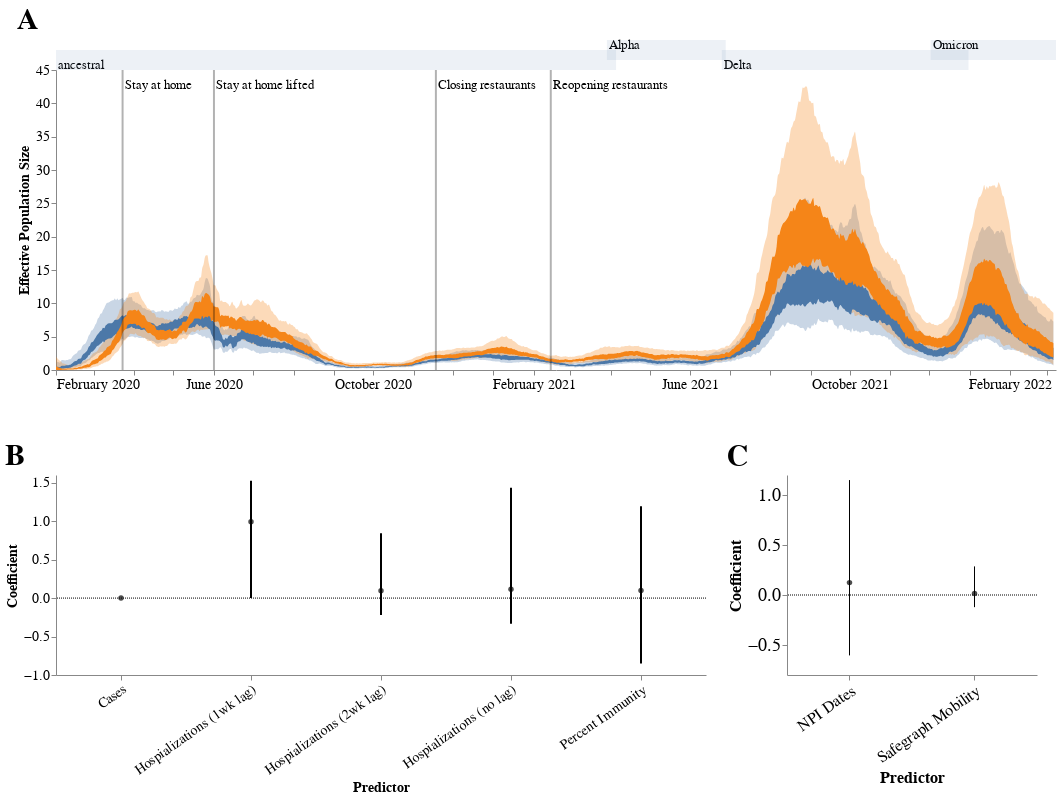

This figure's notebook cell:
### Code cell
# Add labels to each chart
ne = ne.properties(title='A')


# Concatenate labeled charts B and C horizontally
predictors  = alt.hconcat(predict_coeff_ne , predict_coeff_mig).resolve_scale(color = "independent")

# Concatenate labeled charts AB and CD vertically
chart_abcd_labeled = alt.vconcat(ne, predictors, spacing=50)#.resolve_scale(x='shared', color ='shared')

chart_abcd_labeled.configure_view(
    strokeWidth=0
).configure_title(
    anchor='start', fontSize= 30
).configure_axis(
    labelFontSize=14,
    titleFontSize=14
).configure_legend(
    labelFontSize = 14)

### Figure 1 — Vega-Lite specification as saved in the notebook (floating-point values rounded to 4 significant figures; data arrays with more than 128 entries replaced by an {"elided": "..."} marker saying what was removed)
{"config": {"view": {"continuousWidth": 400, "continuousHeight": 300, "strokeWidth": 0}, "axis": {"labelFontSize": 14, "titleFontSize": 14}, "legend": {"labelFontSize": 14}, "title": {"anchor": "start", "fontSize": 30}}, "vconcat": [{"layer": [{"mark": {"type": "area", "interpolate": "monotone", "opacity": 0.3}, "encoding": {"color": {"field": "deme", "legend": null, "type": "nominal"}, "x": {"axis": {"grid": false, "title": "Date"}, "field": "date", "type": "temporal"}, "y": {"field": "lower_hpd_log_95", "type": "quantitative"}, "y2": {"field": "upper_hpd_log_95"}}, "height": 300, "transform": [{"filter": "(datum.upper_hpd_log_95 < 95)"}], "width": 1000}, {"mark": {"type": "area", "interpolate": "monotone"}, "encoding": {"color": {"field": "deme", "type": "nominal"}, "x": {"axis": {"format": "%B %Y", "grid": false, "tickCount": "month", "title": "Date"}, "field": "date", "type": "temporal"}, "y": {"axis": {"grid": false, "title": "Effective Population Size"}, "field": "lower_hpd_log_50", "type": "quantitative"}, "y2": {"field": "upper_hpd_log_50"}}, "height": 300, "transform": [{"filter": "(datum.upper_hpd_log_50 < 95)"}], "width": 1000}, {"data": {"name": "data-6a790f61f5a133bed9fa0784e3bfcda8"}, "mark": {"type": "text", "align": "left", "baseline": "middle", "dx": 2, "dy": -135, "size": 13}, "encoding": {"color": {"value": "#000000"}, "text": {"field": "event", "type": "nominal"}, "x": {"axis": {"title": null}, "field": "date", "type": "temporal"}}, "height": 300, "width": 800}, {"data": {"name": "data-6a790f61f5a133bed9fa0784e3bfcda8"}, "mark": {"type": "rule", "color": "black", "opacity": 0.3, "strokeWidth": 2}, "encoding": {"x": {"axis": {"title": null}, "field": "date", "type": "temporal"}}, "height": 300, "width": 800}, {"layer": [{"data": {"name": "data-d49205095a5ca707c3023da49fae5771"}, "mark": {"type": "text", "align": "left", "baseline": "middle", "dx": 2, "dy": -155, "size": 13}, "encoding": {"color": {"value": "#000000"}, "text": {"field": "variant", "type": "nominal"}, "x": {"axis": {"title": null}, "field": "start", "type": "temporal"}}, "height": 300, "transform": [{"filter": "((datum.variant !== 'Alpha') && (datum.variant !== 'Omicron'))"}], "width": 800}, {"data": {"name": "data-d49205095a5ca707c3023da49fae5771"}, "mark": {"type": "text", "align": "left", "baseline": "middle", "dx": 2, "dy": -175, "size": 13}, "encoding": {"color": {"value": "#000000"}, "text": {"field": "variant", "type": "nominal"}, "x": {"axis": {"title": null}, "field": "start", "type": "temporal"}}, "transform": [{"filter": "((datum.variant !== 'ancestral') && (datum.variant !== 'Delta'))"}]}, {"data": {"name": "data-d49205095a5ca707c3023da49fae5771"}, "mark": {"type": "rect", "opacity": 0.1}, "encoding": {"x": {"field": "start", "type": "temporal"}, "x2": {"field": "stop"}, "y": {"value": 0}, "y2": {"value": -20}}, "transform": [{"filter": "((datum.variant !== 'Alpha') && (datum.variant !== 'Omicron'))"}]}, {"data": {"name": "data-d49205095a5ca707c3023da49fae5771"}, "mark": {"type": "rect", "opacity": 0.1}, "encoding": {"x": {"field": "start", "type": "temporal"}, "x2": {"field": "stop"}, "y": {"value": -10}, "y2": {"value": -30}}, "transform": [{"filter": "((datum.variant !== 'ancestral') && (datum.variant !== 'Delta'))"}]}]}], "data": {"name": "data-515df73d30ec9e08c18829e92d1a9abf"}, "title": "A"}, {"hconcat": [{"layer": [{"mark": {"type": "point", "color": "black", "filled": true, "width": 5}, "encoding": {"x": {"axis": {"labelAngle": -35, "labelLimit": 0}, "field": "deme", "title": "Predictor", "type": "nominal"}, "y": {"axis": {"grid": false, "title": "Coefficient"}, "field": "mean_Ne_log", "type": "quantitative"}}, "height": 200, "transform": [{"filter": "(datum.predictor !== 'Clock')"}], "width": 650}, {"mark": {"type": "rule", "strokeWidth": 2}, "encoding": {"x": {"field": "deme", "type": "nominal"}, "y": {"field": "lower_hpd_log_95", "type": "quantitative"}, "y2": {"field": "upper_hpd_log_95"}}, "height": 300, "transform": [{"filter": "(datum.predictor !== 'Clock')"}], "width": 850}, {"data": {"name": "data-6f5cbcae4d1d760039d98b58f1e752eb"}, "mark": {"type": "rule", "strokeDash": [1, 1]}, "encoding": {"y": {"field": "y", "type": "quantitative"}}, "height": 300, "width": 850}], "data": {"name": "data-15752e87803685ceae5c1f642858049d"}, "title": "B"}, {"layer": [{"mark": {"type": "point", "color": "black", "filled": true}, "encoding": {"x": {"axis": {"labelAngle": -35, "labelFontSize": 16, "titleFontSize": 16}, "field": "deme", "title": "Predictor", "type": "nominal"}, "y": {"axis": {"grid": false, "labelFontSize": 18, "title": "Coefficient", "titleFontSize": 16}, "field": "mean_Ne_log", "type": "quantitative"}}, "height": 200, "transform": [{"filter": "(datum.predictor !== 'Clock')"}], "width": 250}, {"mark": "rule", "encoding": {"x": {"field": "deme", "type": "nominal"}, "y": {"field": "lower_hpd_log_95", "type": "quantitative"}, "y2": {"field": "upper_hpd_log_95"}}, "height": 150, "transform": [{"filter": "(datum.predictor !== 'Clock')"}], "width": 300}, {"data": {"name": "data-6f5cbcae4d1d760039d98b58f1e752eb"}, "mark": {"type": "rule", "strokeDash": [1, 1]}, "encoding": {"y": {"field": "y", "type": "quantitative"}}, "height": 150, "width": 300}], "data": {"name": "data-438905f287a5f4d4f3f4c5017e96f22e"}, "title": "C"}], "resolve": {"scale": {"color": "independent"}}}], "spacing": 50, "$schema": "https://vega.github.io/schema/vega-lite/v4.17.0.json", "datasets": {"data-515df73d30ec9e08c18829e92d1a9abf": {"elided": "1530 records"}, "data-6a790f61f5a133bed9fa0784e3bfcda8": [{"date": "2020-03-23T00:00:00", "event": "Stay at home"}, {"date": "2020-06-01T00:00:00", "event": "Stay at home lifted"}, {"date": "2020-11-18T00:00:00", "event": "Closing restaurants"}, {"date": "2021-02-14T00:00:00", "event": "Reopening restaurants"}], "data-d49205095a5ca707c3023da49fae5771": [{"index": 0, "variant": "ancestral", "start": "2020-02-01", "stop": "2021-04-05"}, {"index": 1, "variant": "Alpha", "start": "2021-03-29", "stop": "2021-06-28"}, {"index": 2, "variant": "Delta", "start": "2021-06-25", "stop": "2021-12-31"}, {"index": 3, "variant": "Omicron", "start": "2021-12-02", "stop": "2022-03-8"}], "data-15752e87803685ceae5c1f642858049d": [{"Unnamed: 0": 0, "deme": "Hospializations (no lag)", "mean_Ne_log": 0.1148, "mean_Ne_linear": 1.303, "median_Ne_log": 0.0, "upper_hpd_log_95": 1.434, "lower_hpd_log_95": -0.3346, "upper_hpd_log_50": 0.0, "lower_hpd_log_50": 0.0, "upper_hpd_linear": 27.18, "lower_hpd_linear": 0.4628}, {"Unnamed: 0": 0, "deme": "Hospializations (1wk lag)", "mean_Ne_log": 0.9938, "mean_Ne_linear": 9.858, "median_Ne_log": 1.138, "upper_hpd_log_95": 1.526, "lower_hpd_log_95": 0.0, "upper_hpd_log_50": 1.364, "lower_hpd_log_50": 0.9908, "upper_hpd_linear": 33.59, "lower_hpd_linear": 1.0}, {"Unnamed: 0": 0, "deme": "Hospializations (2wk lag)", "mean_Ne_log": 0.09666, "mean_Ne_linear": 1.249, "median_Ne_log": 0.0, "upper_hpd_log_95": 0.8423, "lower_hpd_log_95": -0.2194, "upper_hpd_log_50": 0.0, "lower_hpd_log_50": 0.0, "upper_hpd_linear": 6.955, "lower_hpd_linear": 0.6034}, {"Unnamed: 0": 0, "deme": "Percent Immunity", "mean_Ne_log": 0.09903, "mean_Ne_linear": 1.256, "median_Ne_log": 0.0, "upper_hpd_log_95": 1.195, "lower_hpd_log_95": -0.8504, "upper_hpd_log_50": 0.0, "lower_hpd_log_50": 0.0, "upper_hpd_linear": 15.67, "lower_hpd_linear": 0.1411}, {"Unnamed: 0": 0, "deme": "Cases", "mean_Ne_log": 0.0, "mean_Ne_linear": 1.0, "median_Ne_log": 0.0, "upper_hpd_log_95": 0.0, "lower_hpd_log_95": 0.0, "upper_hpd_log_50": 0.0, "lower_hpd_log_50": 0.0, "upper_hpd_linear": 1.0, "lower_hpd_linear": 1.0}], "data-6f5cbcae4d1d760039d98b58f1e752eb": [{"y": 0.0}], "data-438905f287a5f4d4f3f4c5017e96f22e": [{"Unnamed: 0": 0, "deme": "NPI Dates", "mean_Ne_log": 0.1238, "mean_Ne_linear": 1.33, "median_Ne_log": 0.0, "upper_hpd_log_95": 1.149, "lower_hpd_log_95": -0.6042, "upper_hpd_log_50": 0.0, "lower_hpd_log_50": 0.0, "upper_hpd_linear": 14.1, "lower_hpd_linear": 0.2488}, {"Unnamed: 0": 0, "deme": "Safegraph Mobility", "mean_Ne_log": 0.01603, "mean_Ne_linear": 1.038, "median_Ne_log": 0.0, "upper_hpd_log_95": 0.286, "lower_hpd_log_95": -0.1214, "upper_hpd_log_50": 0.0, "lower_hpd_log_50": 0.0, "upper_hpd_linear": 1.932, "lower_hpd_linear": 0.7561}]}}
